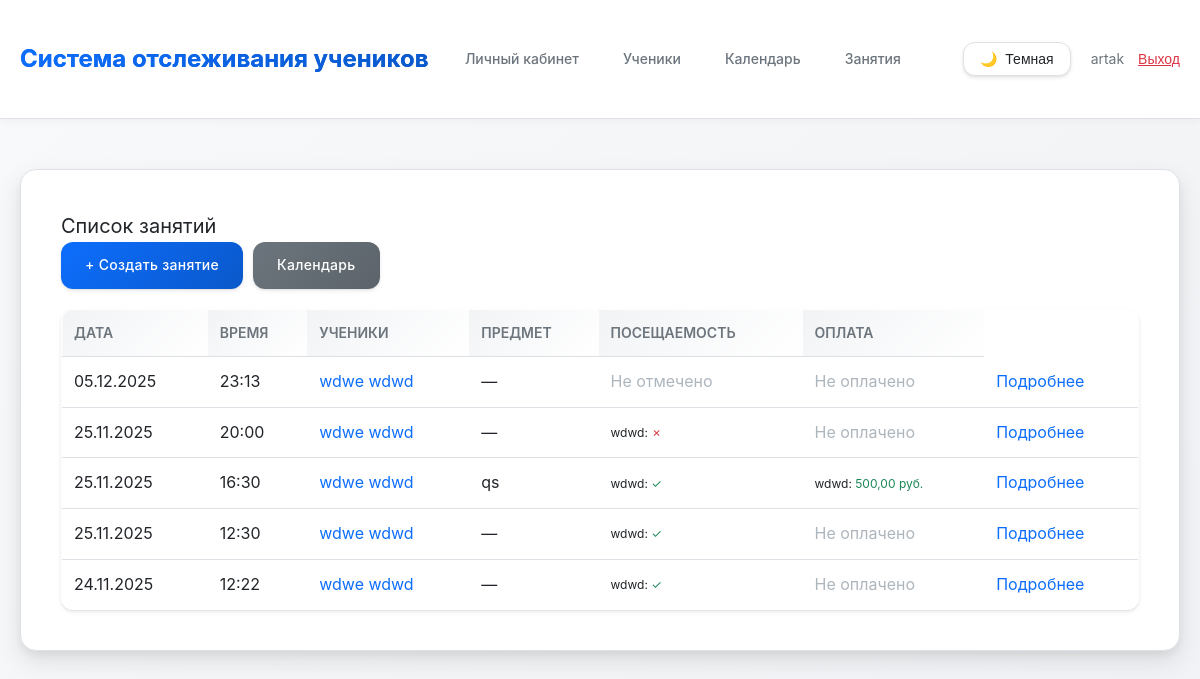
The app's page /lessons/ (signed in) with its own data.
### main/models.py (models this page shows, shortened)
class Lesson(models.Model):
    tutor = models.ForeignKey(Tutor, on_delete=models.CASCADE, related_name='lessons', verbose_name='Репетитор')
    students = models.ManyToManyField(Student, related_name='lessons', verbose_name='Ученики')
    date = models.DateField(verbose_name='Дата')
    time = models.TimeField(verbose_name='Время')
    duration = models.IntegerField(default=60, validators=[MinValueValidator(1)], verbose_name='Длительность (минуты)')
    lesson_price = models.DecimalField(max_digits=10, decimal_places=2, default=Decimal('0.00'), validators=[MinValueValidator(Decimal('0.00'))], verbose_name='Стоимость занятия (за одного ученика)')
    subject = models.CharField(max_length=200, blank=True, verbose_name='Предмет/Тема')
    notes = models.TextField(blank=True, verbose_name='Заметки')
    created_at = models.DateTimeField(auto_now_add=True, verbose_name='Дата создания')
    updated_at = models.DateTimeField(auto_now=True, verbose_name='Дата обновления')
    class Meta:
        verbose_name = 'Занятие'
        verbose_name_plural = 'Занятия'
        ordering = ['-date', '-time']

class Student(models.Model):
    tutor = models.ForeignKey(Tutor, on_delete=models.CASCADE, related_name='students', verbose_name='Репетитор')
    first_name = models.CharField(max_length=100, verbose_name='Имя')
    last_name = models.CharField(max_length=100, verbose_name='Фамилия')
    phone = models.CharField(max_length=20, blank=True, null=True, verbose_name='Телефон')
    telegram = models.CharField(max_length=20, blank=True, null=True, verbose_name='Телеграм')
    created_at = models.DateTimeField(auto_now_add=True, verbose_name='Дата создания')
    updated_at = models.DateTimeField(auto_now=True, verbose_name='Дата обновления')
    grade = models.CharField(max_length=10, blank=True, null=True, verbose_name='Класс')
    notes = models.TextField(blank=True, verbose_name='Заметки')
    is_active = models.BooleanField(default=True, verbose_name='Активен')
    class Meta:
        verbose_name = 'Ученик'
        verbose_name_plural = 'Ученики'
        ordering = ['last_name', 'first_name']
    def __str__(self):
        return f"{self.last_name} {self.first_name}"

class Attendance(models.Model):
    STATUS_CHOICES = [
        ('present', 'Присутствовал'),
        ('absent', 'Отсутствовал'),
    ]
    lesson = models.ForeignKey(Lesson, on_delete=models.CASCADE, related_name='attendances', verbose_name='Занятие')
    student = models.ForeignKey(Student, on_delete=models.CASCADE, related_name='attendances', verbose_name='Ученик')
    status = models.CharField(max_length=10, choices=STATUS_CHOICES, default='present', verbose_name='Статус')
    notes = models.TextField(blank=True, verbose_name='Заметки')
    created_at = models.DateTimeField(auto_now_add=True, verbose_name='Дата создания')
    class Meta:
        verbose_name = 'Посещаемость'
        verbose_name_plural = 'Посещаемость'
        unique_together = ['lesson', 'student']
        ordering = ['-lesson__date', '-lesson__time']

class Payment(models.Model):
    PAYMENT_METHOD_CHOICES = [
        ('cash', 'Наличные'),
        ('transfer', 'Перевод'),
    ]
    student = models.ForeignKey(Student, on_delete=models.CASCADE, related_name='payments', verbose_name='Ученик')
    lesson = models.ForeignKey(Lesson, on_delete=models.SET_NULL, null=True, blank=True, related_name='payments', verbose_name='Занятие')
    amount = models.DecimalField(max_digits=10, decimal_places=2, validators=[MinValueValidator(Decimal('0.01'))], verbose_name='Сумма')
    payment_date = models.DateField(verbose_name='Дата оплаты')
    payment_method = models.CharField(max_length=20, choices=PAYMENT_METHOD_CHOICES, default='cash', verbose_name='Способ оплаты')
    notes = models.TextField(blank=True, verbose_name='Заметки')
    created_at = models.DateTimeField(auto_now_add=True, verbose_name='Дата создания')
    class Meta:
        verbose_name = 'Оплата'
        verbose_name_plural = 'Оплаты'
        ordering = ['-payment_date', '-created_at']

### main/views.py (the view)
# urls.py: path('lessons/', views.lesson_list, name='lesson_list'),
@login_required
def lesson_list(request):
    tutor = get_tutor(request)
    if not tutor:
        messages.error(request, 'Профиль репетитора не найден.')
        return redirect('dashboard')
    lessons = Lesson.objects.filter(tutor=tutor).order_by('-date', '-time')
    return render(request, 'main/lesson_list.html', {'lessons': lessons})

### main/views.py (called while the page is built)
def get_tutor(request):
    if request.user.is_authenticated:
        try:
            return request.user.tutor
        except Tutor.DoesNotExist:
            return None
    return None

### main/templates/main/lesson_list.html (shortened to what this page needs)
{% extends 'main/base.html' %}
{% block content %}
<div class="page-header">
    <h2 style="font-weight: 400; font-size: 20px; margin: 0;">Список занятий</h2>
    <div style="display: flex; gap: 10px; flex-wrap: wrap;">
        <a href="{% url 'lesson_create' %}" class="btn">+ Создать занятие</a>
        <a href="{% url 'calendar' %}" class="btn btn-secondary">Календарь</a>
    </div>
</div>
{% if lessons %}
    <div class="table-responsive">
    <table>
        <thead>
            <tr>
                <th>Дата</th>
                <th>Время</th>
                <th>Ученики</th>
                <th class="table-mobile-hide">Предмет</th>
                <th>Посещаемость</th>
                <th class="table-mobile-hide">Оплата</th>
            </tr>
        </thead>
        <tbody>
            {% for lesson in lessons %}
            <tr>
                <td>{{ lesson.date|date:"d.m.Y" }}</td>
                <td>{{ lesson.time|time:"H:i" }}</td>
                <td>
                    {% for student in lesson.students.all %}
                        <a href="{% url 'student_detail' student.pk %}">{{ student }}</a>{% if not forloop.last %}, {% endif %}
                    {% endfor %}
                </td>
                <td class="table-mobile-hide">{{ lesson.subject|default:"—" }}</td>
                <td>
                    {% with attendances=lesson.attendances.all %}
                        {% if attendances %}
                            {% for attendance in attendances %}
                                <div style="font-size: 12px;">
                                    {{ attendance.student.first_name }}:
                                    {% if attendance.status == 'present' %}
                                        <span class="status-success">✓</span>
                                    {% else %}
                                        <span class="status-error">✗</span>
                                    {% endif %}
                                </div>
                            {% endfor %}
                        {% else %}
                            <span style="color: var(--text-muted);">Не отмечено</span>
                        {% endif %}
                    {% endwith %}
                </td>
                <td class="table-mobile-hide">
                    {% with payments=lesson.payments.all %}
                        {% if payments %}
                            {% for payment in payments %}
                                <div style="font-size: 12px;">
                                    {{ payment.student.first_name }}:
                                    <span class="status-success">{{ payment.amount }} руб.</span>
                                </div>
                            {% endfor %}
                        {% else %}
                            <span style="color: var(--text-muted);">Не оплачено</span>
                        {% endif %}
                    {% endwith %}
                </td>
                <td><a href="{% url 'lesson_detail' lesson.pk %}">Подробнее</a></td>
            </tr>
            {% endfor %}
        </tbody>
    </table>
    </div>
{% else %}
    <div class="empty-state">
        <p>Пока нет занятий</p>
    </div>
{% endif %}
{% endblock %}

### main/templates/main/base.html (shortened to what this page needs)
{% load static %}
<!DOCTYPE html>
<html lang="ru">
<head>
</head>
<body>
    <header>
        <div class="container">
            <div style="display: flex; justify-content: space-between; align-items: center;">
                <h1><a href="{% url 'dashboard' %}" style="color: var(--text-primary); text-decoration: none;">Система отслеживания учеников</a></h1>
                <div style="display: flex; align-items: center; gap: 20px;">
                    {% if user.is_authenticated %}
                        <nav>
                            <a href="{% url 'dashboard' %}">Личный кабинет</a>
                            <a href="{% url 'student_list' %}">Ученики</a>
                            <a href="{% url 'calendar' %}">Календарь</a>
                            <a href="{% url 'lesson_list' %}">Занятия</a>
                        </nav>
                        <button class="theme-toggle" id="theme-toggle" aria-label="Переключить тему">
                            <span id="theme-icon">🌙</span>
                            <span id="theme-text">Темная</span>
                        </button>
                        <div style="font-size: 14px; color: var(--text-secondary);">
                            {{ user.get_full_name|default:user.username }}
                            <form method="post" action="{% url 'logout' %}" style="display: inline;">
                                <button type="submit" style="background: none; border: none; color: var(--btn-danger); cursor: pointer; text-decoration: underline; padding: 0; margin-left: 10px; font-size: 14px;">Выход</button>
                            </form>
                        </div>
                    {% else %}
                        <nav>
                            <a href="{% url 'login' %}">Вход</a>
                            <a href="{% url 'register' %}">Регистрация</a>
                        </nav>
                    {% endif %}
                </div>
            </div>
        </div>
    </header>
    <div class="container">
        <div class="content">
            {% block content %}{% endblock %}
        </div>
    </div>
</body>
</html>

### records on screen
Lesson: date "05.12.2025", time "23:13", subject "—", shows "Не отмечено", shows "Не оплачено"
Student: last_name+first_name "wdwe wdwd"
Lesson: date "25.11.2025", time "20:00", subject "—", shows "Не оплачено"
Attendance: student.first_name "wdwd"
Lesson: date "25.11.2025", time "16:30", subject "qs"
Attendance: student.first_name "wdwd"
Payment: student.first_name "wdwd", amount "500,00"
Lesson: date "25.11.2025", time "12:30", subject "—", shows "Не оплачено"
Attendance: student.first_name "wdwd"
Lesson: date "24.11.2025", time "12:22", subject "—", shows "Не оплачено"
Attendance: student.first_name "wdwd"

### other values on screen
{{ user.get_full_name|default:user.username }} "artak"
